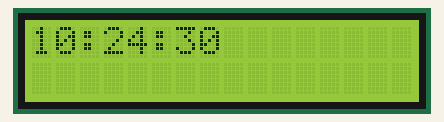
Simulated run of this sketch. Board: Arduino Uno, built with avr-gcc and run on an emulated ATmega328P. Shown: 16×2 character LCD. The local clock reads 2024-03-15 10:24:30 at power-on unless the sketch sets it.

Above: at 0.2 s.
At 4.3 s:
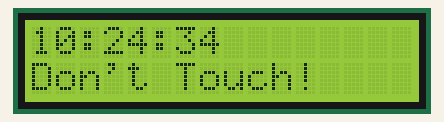
At 9.4 s:
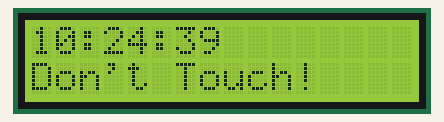
At 19.6 s:
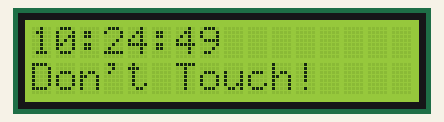
At 28.8 s:
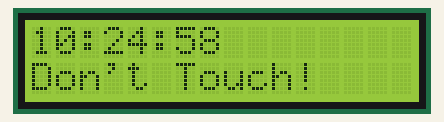
At 39.0 s:
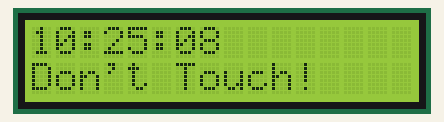

The sketch:

time.ino
```cpp
#include "RTClib.h"
#include <Wire.h>
#include <LiquidCrystal_I2C.h>

RTC_DS3231 rtc;
LiquidCrystal_I2C lcd(0x27, 16, 2);

char daysOfTheWeek[7][12] = {"Sunday", "Monday", "Tuesday", "Wednesday", "Thursday", "Friday", "Saturday"};
String hour, minute, second;

void setup() {
  // put your setup code here, to run once:
  rtc.begin();
  // rtc.adjust(DateTime(F(__DATE__), F(__TIME__)));
  lcd.init();
  lcd.init();
  lcd.backlight();
}

String toTimeString(int x) {
  if (x < 10) {
    return "0" + String() + x;
  } else {
    return String() + x;
  }
}

void loop() {
  // put your main code here, to run repeatedly:
  DateTime now = rtc.now();
  hour = toTimeString(now.hour());
  minute = toTimeString(now.minute());
  second = toTimeString(now.second());
  lcd.setCursor(0,0);
  lcd.print(hour + ":" + minute + ":" + second);
  delay(1000);
  lcd.setCursor(0,1);
  lcd.print("Don't Touch!");
}
```

Measured:
- what the display in image 1 shows lasts 1.0 s, from 4.2 s to 5.2 s
